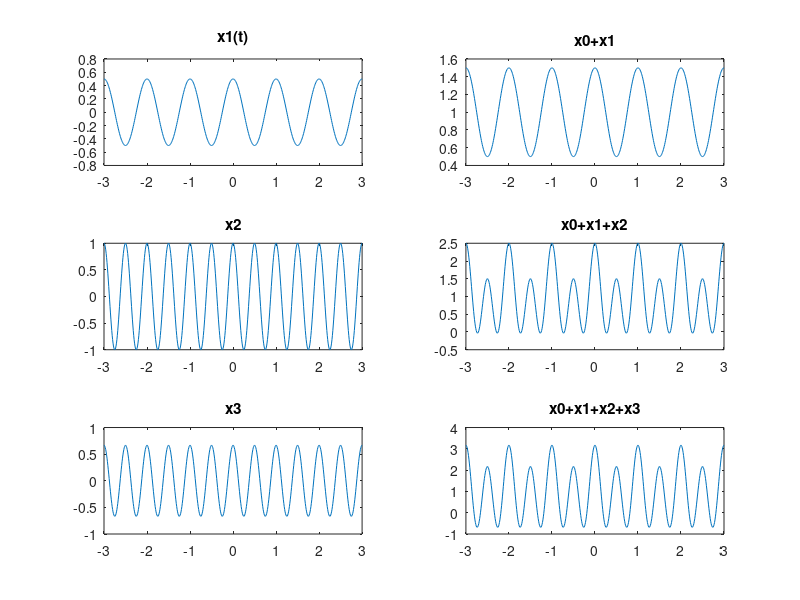

The MATLAB script that drew this image:
clc;
clear all;
close all;
t = -3:0.01:3;
x0= 1;
%k=-1 and k=1
x1 = (1/4)*exp(1j*(-1)*2*pi*t)+(1/4)*exp(1j*(1)*2*pi*t);
y1 = x1+x0;
%k = -2 and k=2
x2 = (1/2)*exp(1j*(-2)*2*pi*t)+(1/2)*exp(1j*(2)*2*pi*t);
y2 = y1+x2;
%k=-3 and k=3
x3 = (1/3)*exp(1j*(-2)*2*pi*t)+(1/3)*exp(1j*(2)*2*pi*t);
x = x0+x1+x2+x3;

figure;
subplot(3,2,1);
plot(t,x1);
title('x1(t)');

subplot(3,2,2);
plot(t,y1);
title('x0+x1');

subplot(3,2,3);
plot(t,x2);
title('x2');

subplot(3,2,4);
plot(t,y2);
title('x0+x1+x2')

subplot(3,2,5);
plot(t,x3);
title('x3');

subplot(3,2,6);
plot(t,x);
title('x0+x1+x2+x3');

